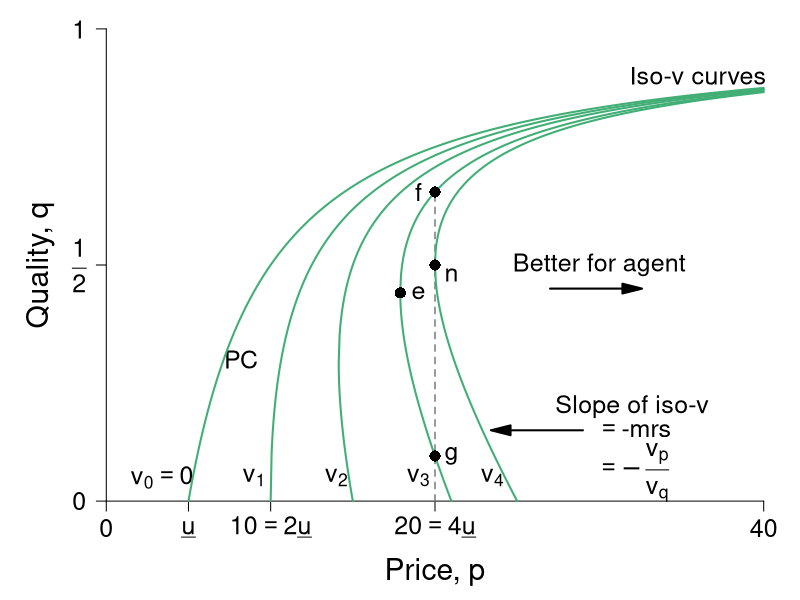

The R script that drew this image:
#' Graph Designer: Scott Cohn
#' Authors: Bowles and Halliday
#' Title: Coordination, Conflict and Competition: A Text in Microeconomics

require(ggplot2)
require(shape)
pdf(file = "information_power/iso_vmap_a_leftpanel.pdf", width = 9, height = 7)

#Set parameters for graphics
pointsize <- 1.8
axislabelsize <- 1.8
labelsize <- 1.5
namesize <- 1.8
annotatesize <- 1.5
graphlinewidth <- 2
segmentlinewidth <- 1.5

COL <- c("#7fc97f", "#beaed4", "#fdc086", "#ffff99", "#386cb0", "#f0027f", "#bf5b17", "#666666")
COLA <- c("#e0f3db", "#99d8c9","#66c2a4","#41ae76", "#238b45", "#005824")
COLB <- c("#c6dbef", "#4eb3d3", "#2b8cbe", "#0868ac","#084081")
COLC <- c("#fcfbfd", "#efedf5", "#dadaeb", "#bcbddc", "#9e9ac8", "#807dba", "#6a51a3", "#54278f", "#3f007d")
grays <- gray.colors(25, start = 1, end = 0)

#The equation is below when v = 0. See Wolfram Alpha output. 
isov <- function(p, delta = 5) {
  (p - delta)/p
}

isovhigh1 <- function(p, delta = 5, v = 5){
  (sqrt(p^2 - 4 * delta * v) - p + 2*v)/( 2 * v )
}

isovlow1 <- function(p, delta = 5, v = 5){
  (-sqrt(p^2 - 4 * delta * v) - p + 2*v)/( 2 * v )
}

isovhigh2 <- function(p, delta = 5, v = 10){
  (sqrt(p^2 - 4 * delta * v) - p + 2*v)/( 2 * v )
}

isovlow2 <- function(p, delta = 5, v = 10){
  (-sqrt(p^2 - 4 * delta * v) - p + 2*v)/( 2 * v )
}

isovhigh3 <- function(p, delta = 5, v = 15){
  (sqrt(p^2 - 4 * delta * v) - p + 2*v)/( 2 * v )
}

isovlow3 <- function(p, delta = 5, v = 15){
  (-sqrt(p^2 - 4 * delta * v) - p + 2*v)/( 2 * v )
}

isovhigh4 <- function(p, delta = 5, v = 15){
  (sqrt(p^2 - 4 * delta * v) - p + 2*v)/( 2 * v )
}

isovlow4 <- function(p, delta = 5, v = 15){
  (-sqrt(p^2 - 4 * delta * v) - p + 2*v)/( 2 * v )
}

brfFn <- function(p, delta = 5) {
  1 - (2*delta) /p
}

#This is evaluated for p = 12; q = 12/(8*sqrt(12^2 - 4*delta1*v1)) - 1/8 for the slope
#At p = 12; q = (-sqrt(12^2 - 4*v1*delta1) - 12 + 2*v1)/(2*v1) = 0.799
tangencyLine <- function(p){
  (p*(0.05))
}



#COL <- c("#bae4b3", "#74c476", "#238b45")
#COL <- c("#f7fcf0", "#e0f3db", "#ccebc5", "#a8ddb5", "#7bccc4", "#4eb3d3", "#2b8cbe", "#08589e")
COL <- c("#f7fcf5", "#e5f5e0", "#c7e9c0", "#a1d99b", "#74c476", "#41ab5d", "#238b45", "#005a32")
par(mar =  c(4, 4, .5, .5))

xlims <- c(0, 40)
ylims <- c(0, 1)

plot(0, 0, xlim = xlims, ylim = ylims, type = "n",
     xlab = "",
     ylab = "",
     xaxt = "n", yaxt = "n", cex.lab = axislabelsize, bty = "n")

mtext(expression(paste("Price, ", p)), side=1, line = 2.5, cex = axislabelsize)
text(-4, ylims[2] - 0.5*(ylims[2] - ylims[1]), expression(paste("Quality, ", q)), xpd = TRUE, cex = axislabelsize, srt = 90) 


npts <- 500 
npts2 <- 501
#Specify the sequences of points for graphing. 
xx0 <- seq(5, xlims[2], length.out = npts)
xx1 <- seq(10, xlims[2], length.out = npts)
xx2 <- seq(xlims[1], 15, length.out = npts)
xx3 <- seq(10, xlims[2], length.out = npts2)
xx4 <- seq(xlims[1], 10, length.out = npts2)
#For below, I solved sqrt(p^2 - 200) - p + 200/p = 0, getting p = 10*sqrt(2) = 14.14214
xx5 <- seq(14.14214, xlims[2], length.out = npts2)
xx6 <- seq(14.14214, 15, length.out = npts2)

xx7 <- seq(17.889, xlims[2], length.out = npts2)
xx8 <- seq(17.889, 21, length.out = npts2)

xx9 <- seq(20, xlims[2], length.out = npts2)
xx10 <- seq(xlims[1], 25, length.out = npts2)

#Customize ticks and labels for the plot
ticksy <- c(0, 0.5, 1)
ylabels <- c(0, expression(paste(frac(1,2))), 1)
ticksx <- c(0, 5, 10, 20, 40)
xlabels <- c(0, expression(paste(underline("u"))) ,expression(paste(10 == 2*underline("u"))), expression(paste(20 == 4*underline("u"))) , 40)
axis(1, at = ticksx, pos = 0, labels = xlabels, cex.axis = labelsize)
axis(2, at = ticksy, pos = 0, labels = ylabels, las = 1, cex.axis = labelsize)

#Annotation of the three graphs and the NE

text(3.4, 0.05, expression(paste(v[0] == 0)), cex = annotatesize)
text(9.0, 0.05, expression(paste(v[1])), cex = annotatesize)
text(14, 0.05, expression(paste(v[2])), cex = annotatesize)
text(19, 0.05, expression(paste(v[3])), cex = annotatesize)
text(23.5, 0.05, expression(paste(v[4])), cex = annotatesize)
text(21, 0.48, expression(paste("n")), cex = annotatesize)
#text(33, 0.58, expression(paste("Best-response function")), cex = annotatesize)
text(36, 0.9, expression(paste("Iso-v curves")), cex = annotatesize)
text(8.2, 0.3, expression(paste("PC")), cex = annotatesize)


#Lines for the coordinates of the Nash equilbrium
#segments(10, 0, 10, 0.175, lty = 2, col = grays[22], lwd = segmentlinewidth)
segments(20, 0, 20, 0.6545, lty = 2, col = grays[20], lwd = segmentlinewidth)
#segments(0, 0.5, 20, 0.5, lty = 2, col = grays[20], lwd = segmentlinewidth)
#segments(14.14214, 0.15, 14.14214, 0.45, lty = 2, col = grays[22], lwd = segmentlinewidth)
#segments(17.889, 0.3, 17.889, 0.6, lty = 2, col = grays[22], lwd = segmentlinewidth)

#Draw the lines for the graphs
lines(xx0, isov(xx0, delta = 5), col = COLA[4], lwd = graphlinewidth)
#lines(xx1, brfFn(xx1), col = COLA[5], lwd = graphlinewidth)
#lines(xx2, tangencyLine(xx2), col = "darkgrey", lwd = segmentlinewidth, lty = 2)
lines(xx3, isovhigh1(xx3, v = 5, delta = 5), col = COLA[4], lwd = graphlinewidth)
lines(xx4, isovlow1(xx4, v = 5, delta = 5), col = COLA[4], lwd = graphlinewidth)
lines(xx5, isovhigh2(xx5, v = 10, delta = 5), col = COLA[4], lwd = graphlinewidth)
lines(xx6, isovlow2(xx6, v = 10, delta = 5), col = COLA[4], lwd = graphlinewidth)
lines(xx7, isovhigh3(xx7, v = 16, delta = 5), col = COLA[4], lwd = graphlinewidth)
lines(xx8, isovlow3(xx8, v = 16, delta = 5), col = COLA[4], lwd = graphlinewidth)
lines(xx9, isovhigh4(xx9, v = 20, delta = 5), col = COLA[4], lwd = graphlinewidth)
lines(xx10, isovlow4(xx10, v = 20, delta = 5), col = COLA[4], lwd = graphlinewidth)

#Arrows and slope of iso-v label
Arrows(29, 0.15, 24, 0.15,  col = "black", lty = 1, lwd = 2, arr.type = "triangle")
text(32, 0.2, expression(paste("Slope of iso-v")), cex = annotatesize)
text(32.3, 0.15, expression(paste(phantom() == "-mrs ")), cex = annotatesize)
text(32, 0.06, expression(paste(phantom() == -frac(v[p], v[q]))), cex = annotatesize)


Arrows(27, 0.45, 32, 0.45,  col = "black", lty = 1, lwd = 2, arr.type = "triangle")
text(30, 0.5, expression(paste("Better for agent")), cex = annotatesize)

#Add a point for the NE
points(20, 0.5, pch = 16, col = "black", cex = 1.5)


#Add a point for b
# points(10, 0.5, pch = 16, col = "black", cex = 1.5)
# text(9.5, 0.53, expression(paste("b")), cex = annotatesize)

#Add a point for d
#Figure out q for p = 14.14214: q = 1 - 2delta/p = 1 - (2*5)/14.14214 =  0.2928934
#points(14.14214, 0.2928934, pch = 16, col = "black", cex = 1.5)
#text(15, 0.2928934, expression(paste("d")), cex = annotatesize)

points(17.889, 0.441, pch = 16, col = "black", cex = 1.5)
text(19, 0.441, expression(paste("e")), cex = annotatesize)

# points same wage w incr/decr in effort
points(20, 0.0955, pch = 16, col = "black", cex = 1.5)
text(21, 0.0955, expression(paste("g")), cex = annotatesize)
points(20, 0.6545, pch = 16, col = "black", cex = 1.5)
text(19, 0.6545, expression(paste("f")), cex = annotatesize)

dev.off()
